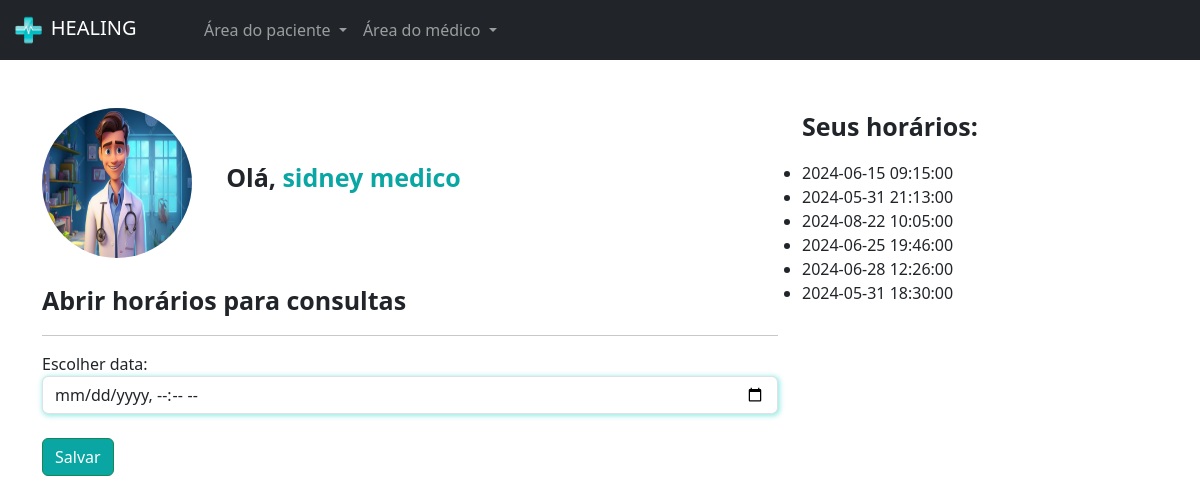
Screenshot of /medicos/abrir_horario/ (signed in) with the database file from the repository.
### medico/models.py (models this page shows, shortened)
class DadosMedico(models.Model):
    crm = models.CharField(max_length=30)
    nome = models.CharField(max_length=100)
    cep = models.CharField(max_length=15)
    rua = models.CharField(max_length=100)
    bairro = models.CharField(max_length=100)
    numero = models.IntegerField()
    rg = models.ImageField(upload_to='rgs')
    cedula_identidade_medica = models.ImageField(upload_to='cim')
    foto = models.ImageField(upload_to='fotos_perfil')
    descricao = models.TextField()
    valor_consulta = models.FloatField(default=100)
    user = models.ForeignKey(User, on_delete=models.DO_NOTHING)
    especialidade = models.ForeignKey(Especialidades, on_delete=models.DO_NOTHING)

class DatasAbertas(models.Model):
    data = models.DateTimeField()
    user = models.ForeignKey(User, on_delete=models.DO_NOTHING) # Médico
    agendado = models.BooleanField(default=False)
    def __str__(self):
        return str(self.data)

### medico/views.py (the view, shortened to what this page needs)
# urls.py: path('abrir_horario/', views.abrir_horario, name="abrir_horario"),
@login_required
def abrir_horario(request):
    if not is_medico(request.user):
        messages.add_message(request, constants.WARNING, 'Somente médicos podem abrir horário')
        return redirect('/usuarios/sair')
    if request.method == "GET":
        dados_medicos = DadosMedico.objects.get(user=request.user)
        datas_abertas = DatasAbertas.objects.filter(user=request.user)
        return render(request, 'abrir_horario.html', {'dados_medicos': dados_medicos, 'datas_abertas': datas_abertas, 'is_medico': is_medico(request.user)})

### medico/models.py (called while the page is built)
def is_medico(user):
    return DadosMedico.objects.filter(user=user).exists()

### medico/templates/abrir_horario.html (shortened to what this page needs)
{% extends "base.html" %}
{% load static %}
{% block 'head' %}
    <link rel="stylesheet" href="{% static 'medicos/css/abrir_horario.css' %}">
    <link rel="stylesheet" href="{% static 'usuarios/css/usuarios.css' %}">
    <link rel="stylesheet" href="{% static 'medicos/css/cadastro_medico.css' %}">
{% endblock 'head' %}
{% block 'body' %}
{% include "partials/navbar.html" %}
    <div class="container">
        <br><br>
        <div class="row">
            <div class="col-md-8">
                {% if dados_medicos.foto %}
                    <img src="{{ dados_medicos.foto.url }}" class="foto-perfil" alt="Foto do médico">
                {% else %}
                    <img src="{% static 'geral/img/logo.png' %}" class="foto-perfil" alt="Imagem padrão">
                {% endif %}
                <label style="margin-left: 30px; font-size: 25px" class="p-bold">Olá, <span class="color-dark">{{request.user.username}}</span></label>
                <br>
                <br>
                <p style="font-size: 25px" class="p-bold">Abrir horários para consultas</p>
                <hr>
                <form action="{% url 'abrir_horario' %}" method="POST">{% csrf_token %}
                    <label for="">Escolher data:</label>
                    <input type="datetime-local" name="data" class="form-control shadow-main-color">
                    <br>
                    <input type="submit" value="Salvar" class="btn btn-success btn-dark-color">
                </form>
            </div>
            <div class="col-md-4">
                <p style="font-size: 25px" class="p-bold">Seus horários:</p>
                <ul class="list-group">
                    {% for data in datas_abertas %}
                    <li>{{data}}</li>
                    {% endfor %}
                </ul>
            </div>
        </div>
    </div>
{% endblock 'body' %}

### templates/static/geral/css/base.css (style rules this page uses)
:root { --main-color: #00CCBE;--dark-color: #09A6A3;--contrast-color: #FFD686; }
.p-bold { font-weight: bold; }
.color-dark { color: var(--dark-color); }

### templates/static/medicos/css/abrir_horario.css (style rules this page uses)
.foto-perfil { width: 150px; height: 150px; border-radius: 75px; }

### templates/static/usuarios/css/usuarios.css (style rules this page uses)
.btn-dark-color { background-color: var(--dark-color); color: white; }

### templates/static/medicos/css/cadastro_medico.css (style rules this page uses)
.shadow-main-color { box-shadow: 1px 1px 5px 1px rgba(0, 204, 190,.4); }

### rows the page displays
DadosMedico: foto (picture)
DatasAbertas: data "2024-06-15 09:15:00"
DatasAbertas: data "2024-05-31 21:13:00"
DatasAbertas: data "2024-08-22 10:05:00"
DatasAbertas: data "2024-06-25 19:46:00"
DatasAbertas: data "2024-06-28 12:26:00"
DatasAbertas: data "2024-05-31 18:30:00"

### other values shown
{{ request.user.username }} "sidney medico"
